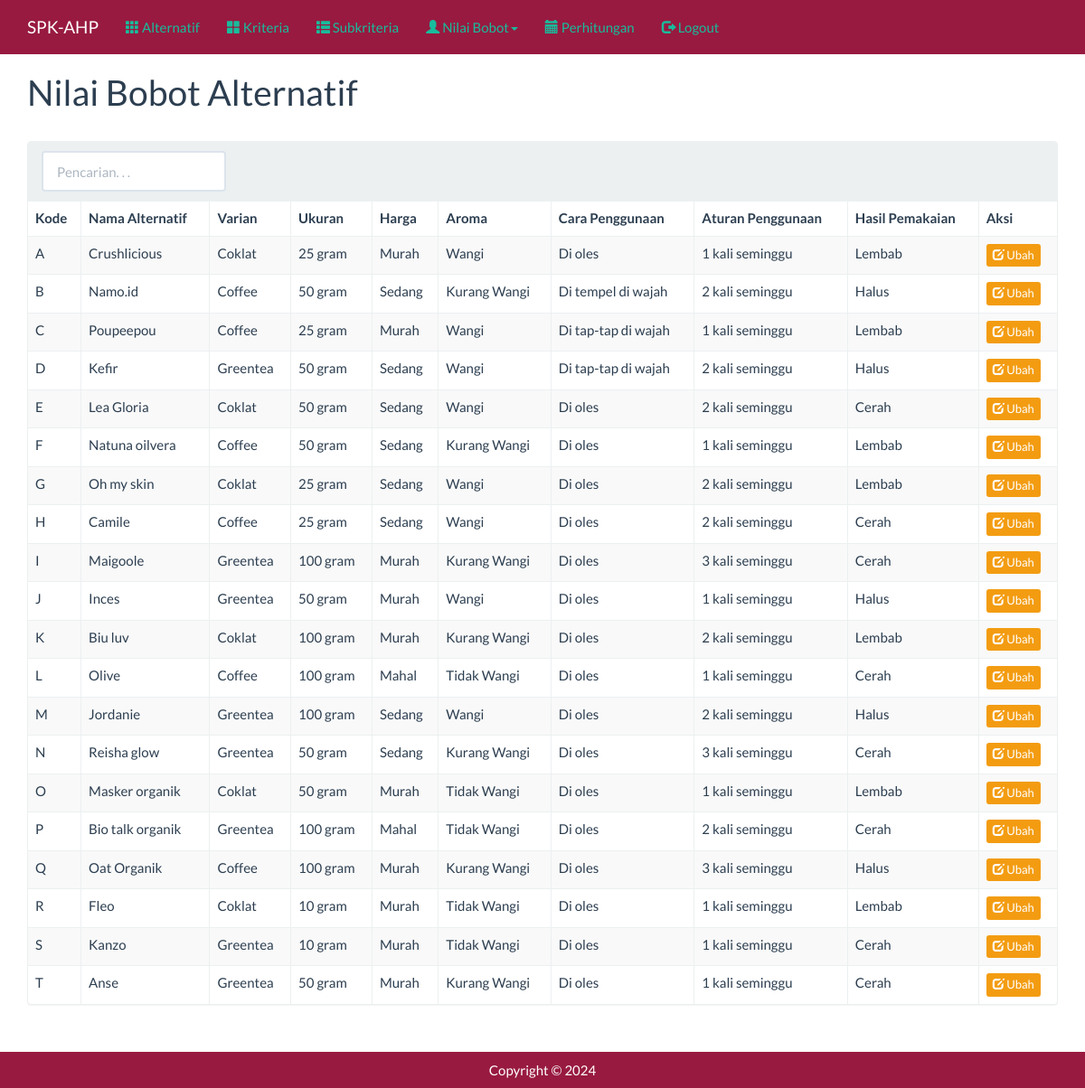
Screenshot of /index.php?m=rel_alternatif (signed in) with the database file from the repository.
### tables this page shows
CREATE TABLE `tb_sub` (
  `kode_sub` varchar(255) NOT NULL,
  `kode_kriteria` varchar(255) DEFAULT NULL,
  `nama_sub` varchar(255) DEFAULT NULL,
  `nilai_sub` double DEFAULT NULL
);

### config.php (called while the page is built, shortened)
<?php
$config["server"] = 'localhost';
$config["username"] = 'root';
$config["password"] = '';
$config["database_name"] = 'ahp2';

### functions.php (called while the page is built, shortened)
<?php
include 'config.php';
include 'includes/db.php';
$db = new DB($config['server'], $config['username'], $config['password'], $config['database_name']);
$rows = $db->get_results("SELECT kode_alternatif, nama_alternatif FROM tb_alternatif ORDER BY kode_alternatif");
foreach ($rows as $row) {
    $ALTERNATIF[$row->kode_alternatif] = $row->nama_alternatif;
}
$rows = $db->get_results("SELECT kode_kriteria, nama_kriteria FROM tb_kriteria ORDER BY kode_kriteria");
foreach ($rows as $row) {
    $KRITERIA[$row->kode_kriteria] = $row->nama_kriteria;
}
$rows = $db->get_results("SELECT * FROM tb_sub ORDER BY kode_sub");
foreach ($rows as $row) {
    $SUB[$row->kode_sub] = array(
        'nama' => $row->nama_sub,
        'kode_kriteria' => $row->kode_kriteria,
        'nilai_sub' => $row->nilai_sub,
    );
}
function get_rel_alternatif($kriteria = '')
{
    global $db;
    $search_query = isset($_GET['q']) ? esc_field($_GET['q']) : '';
    $rows = $db->get_results("SELECT
       a.kode_alternatif, ra.kode_kriteria, s.kode_sub
       FROM tb_rel_alternatif ra
       INNER JOIN tb_alternatif a ON a.kode_alternatif = ra.kode_alternatif
       LEFT JOIN tb_sub s ON s.kode_sub=ra.kode_sub
       WHERE nama_alternatif LIKE '%" . $search_query . "%'
       ORDER BY kode_alternatif, ra.kode_kriteria");
    $arr = array();
    foreach ($rows as $row) {
        $arr[$row->kode_alternatif][$row->kode_kriteria]  = $row->kode_sub;
    }
    return $arr;
}

### includes/db.php (called while the page is built, shortened)
<?php
class DB
{
    var $conn = null;
    public function __construct($host, $username, $passwd, $dbname)
    {
        $this->conn = mysqli_connect($host, $username, $passwd, $dbname);
    }
    public function query($sql)
    {
        $query = mysqli_query($this->conn, $sql) or die('<pre>Error mysqli_query: ' . mysqli_error($this->conn) . '<br />' . $sql . '</pre>');
        return $query;
    }
    public function get_results($sql)
    {
        $query = $this->query($sql);
        $arr = array();
        while ($row = mysqli_fetch_object($query)) {
            $arr[] = $row;
        }
        return $arr;
    }
}

### rel_alternatif.php (the view, shortened to what this page needs)
<div class="page-header">
    <h1>Nilai Bobot Alternatif</h1>
</div>
<div class="panel panel-default">
    <div class="panel-heading">
        <form class="form-inline">
            <div class="form-group">
                <input class="form-control" type="text" placeholder="Pencarian. . ." name="q" value="<?= isset($_GET['q']) ? $_GET['q'] : '' ?>" />
            </div>
        </form>
    </div>
    <div class="table-responsive">
        <table class="table table-bordered table-hover table-striped">
            <thead>
                <tr>
                    <th>Kode</th>
                    <th>Nama Alternatif</th>
                    <?php
                    foreach ($KRITERIA as $key => $val) :
                    ?>
                        <th><?= $val ?></th>
                    <?php endforeach ?>
                    <th>Aksi</th>
                </tr>
            </thead>
            <?php
            $data = get_rel_alternatif();
            foreach ($data as $key => $val) :
            ?>
                <tr>
                    <td><?= $key ?></td>
                    <td><?= $ALTERNATIF[$key] ?></td>
                    <?php foreach ($val as $k => $v) : ?>
                        <td>
                            <?php
                            if (isset($SUB[$v]['nama']) && !empty($SUB[$v]['nama'])) {
                                echo $SUB[$v]['nama'];
                            } else {
                                echo " ";
                            }
                            ?>
                        </td>
                    <?php endforeach ?>
                    <td>
                        <a class="btn btn-xs btn-warning" href="?m=rel_alternatif_ubah&ID=<?= $key ?>"><span class="glyphicon glyphicon-edit"></span> Ubah</a>
                    </td>
                </tr>
            <?php endforeach ?>
        </table>
    </div>
</div>

### assets/css/general.css (style rules this page uses)
html { position: relative; min-height: 100%; }
body { margin-bottom: 70px; }
.page-header { margin-top: 0; padding-bottom: 0; }
.page-header h1 { margin-top: 0; }

### rows the page displays
tb_sub: nama_sub "Coklat"
tb_sub: nama_sub "25 gram"
tb_sub: nama_sub "Murah"
tb_sub: nama_sub "Wangi"
tb_sub: nama_sub "Di oles"
tb_sub: nama_sub "1 kali seminggu"
tb_sub: nama_sub "Lembab"
tb_sub: nama_sub "Coffee"
tb_sub: nama_sub "50 gram"
tb_sub: nama_sub "Sedang"
tb_sub: nama_sub "Kurang Wangi"
tb_sub: nama_sub "Di tempel di wajah"
tb_sub: nama_sub "2 kali seminggu"
tb_sub: nama_sub "Halus"
tb_sub: nama_sub "Di tap-tap di wajah"
tb_sub: nama_sub "Greentea"
tb_sub: nama_sub "Cerah"
tb_sub: nama_sub "100 gram"
tb_sub: nama_sub "3 kali seminggu"
tb_sub: nama_sub "Mahal"
tb_sub: nama_sub "Tidak Wangi"
tb_sub: nama_sub "10 gram"

### other values shown
$val "Varian"
$val "Ukuran"
$val "Harga"
$val "Aroma"
$val "Cara Penggunaan"
$val "Aturan Penggunaan"
$val "Hasil Pemakaian"
$key "A"
$ALTERNATIF[$key] "Crushlicious"
$key "B"
$ALTERNATIF[$key] "Namo.id"
$key "C"
$ALTERNATIF[$key] "Poupeepou"
$key "D"
$ALTERNATIF[$key] "Kefir"
